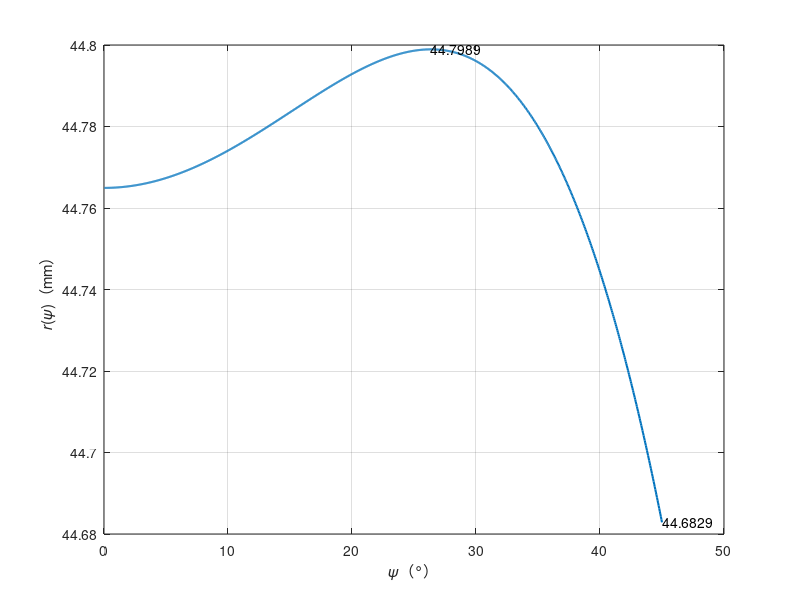

This figure's MATLAB source:
wc = 30;
lc = 85;
ho = 5;
hc = (lc * lc - wc * wc) ^ 0.5;

N = 1000;
phi = zeros(1,N);
r = zeros(1,N);
numerator = zeros(1,N);
denominator = zeros(1,N);
value1 = zeros(1,N);
value2 = zeros(1,N);
value3 = zeros(1,N);

max_r = 0;
min_r = 100;

max_k = 0;
min_k = 0;

for k = 1:N
     phi(k) = k * 45 / N;
%     value1 = ho * ho;
%     value2 = 1 + wc * wc / hc / hc * tan(phi(k)) * tan(phi(k));
%     value3 = wc * wc / 4 - ho * ho;
%     numerator = (value1 + value2 * value3)^0.5 + ho;
% %     numerator = ho + (ho * ho + (1 + wc * wc / hc / hc * tan(phi(k)) * tan(phi(k))) * (wc * wc / 4 - ho * ho))^0.5;
%     denominator = cos(phi(k)) * (1 + wc * wc / hc / hc * tan(phi(k)) * tan(phi(k)));
    
    value1(k) = hc^4/4/lc/lc*tan(deg2rad(phi(k)))^2;
    value2(k) = hc^2/4;
    value3(k) = hc^2*ho^2/lc/lc*tan(deg2rad(phi(k)))^2;
    numerator(k) = (value1(k) + value2(k) - value3(k))^0.5 + ho;
    denominator(k) = cos(deg2rad(phi(k))) * (1 + hc^2/lc/lc * tan(deg2rad(phi(k)))^2);

    r(k) = numerator(k) / denominator(k);
    if(r(k) > max_r)
        max_r = r(k);
        max_k = k;
    end
    
    if(r(k) < min_r)
        min_r = r(k);
        min_k = k;
    end    
end

max_error = max_r - min_r;
figure();
plot(phi,r,'linewidth',1.5)
xlabel('𝜓（°）')
ylabel('𝑟(𝜓)（mm）')
grid on

text(phi(max_k),r(max_k),num2str(r(max_k)))
text(phi(min_k),r(min_k),num2str(r(min_k)))